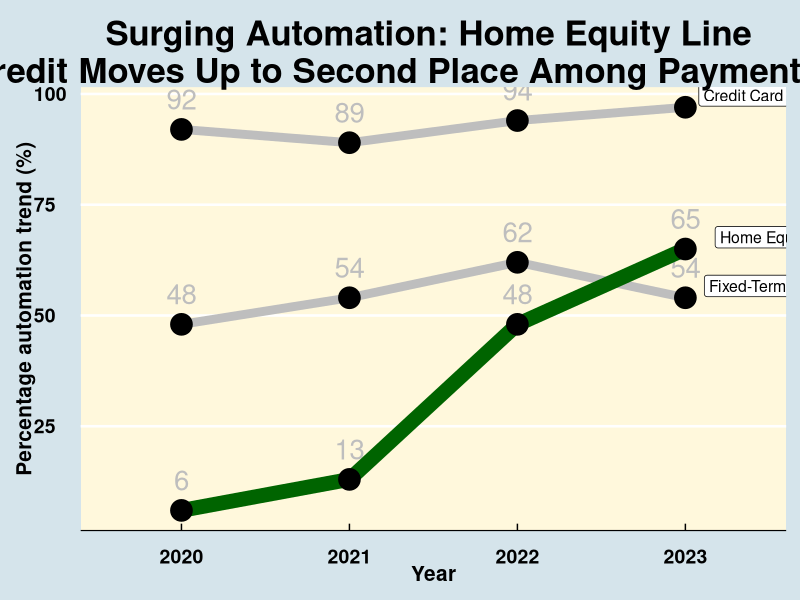

This chart was generated by the following R code:
## ---- chunk 1
library(tidyverse)
library(ggplot2)
library(ggthemes)
## ---- chunk 2
df <- read_csv("data.csv",skip = 1)

df_clean <- df %>% select(2:dim(df)[2]) %>% rename("Type" = "...2")
## ---- chunk 3
df_long <- df_clean %>% pivot_longer(names_to = "Year",
                                     values_to = "Percentage",cols = 2:5) %>% filter(Type != "Total")
## ---- chunk 4
pl1 <-
  ggplot(data = df_long, aes(x = Year, y = round(Percentage,0), group = Type)) +
  geom_line(color = "gray",size = 3) + theme_economist() +  geom_text(
    aes(label = round(Percentage,0)),
    vjust = -1,
    size = 7,
    color = "gray"
  ) + labs(x = "Year",
           y = "Percentage automation trend (%)",
           title = "Surging Automation: Home Equity Line \n of Credit Moves Up to Second Place Among Payment Methods") + theme(
             legend.text = element_text(size = 6),
             axis.text = element_text(size = 14,
                                      face = "bold"),
             axis.title = element_text(size = 15,face = "bold"),
             plot.title = element_text(size = 25, hjust = 0.5),
             panel.background = element_rect(fill = 'cornsilk')
           ) + geom_line(
                                                            data = ~ filter(.x, Type == "Home Equity Line of Credit"),
                                                            color = "darkgreen",
                                                            size = 5,
                                                    
                                                          )  + geom_label(
                                                            data = filter(df_long, Year == 2023),
                                                            aes(label = Type),
                                                            vjust = -0.05,
                                                            hjust = -0.15,
                                                            size = 4,
                                                            color = "black"
                                                          ) + geom_point(color = "black", size = 7) 

# Hide legend for color
pl1 + guides(color = guide_legend(override.aes = list(label = c(""))))
## ---- chunk 5

